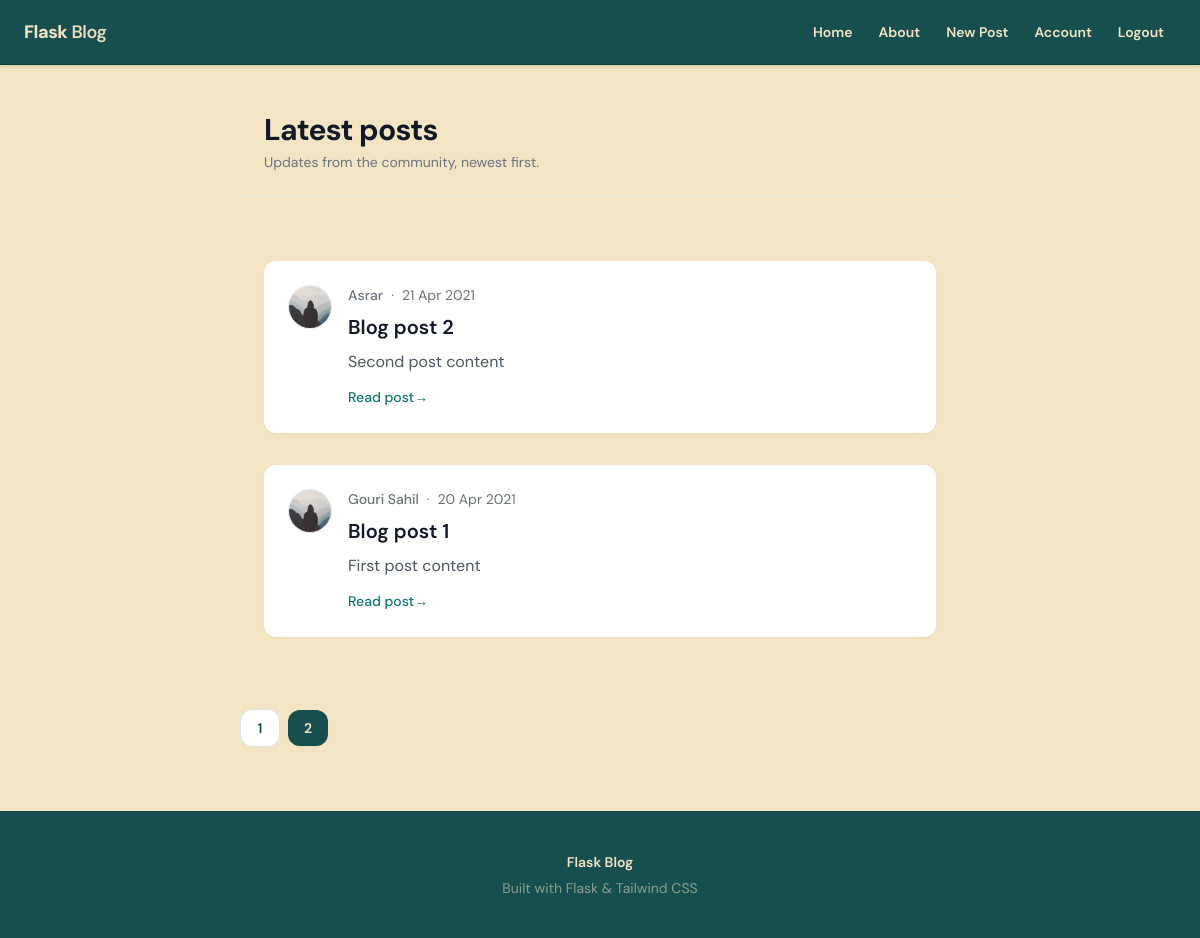
Page /home?page=2 (signed in) on the committed database.
### flaskblog/models.py (models this page shows, shortened)
class Post(db.Model):
    id = db.Column(db.Integer, primary_key=True)
    title = db.Column(db.String(100), nullable=False)
    date_posted = db.Column(db.DateTime, nullable=False, default=datetime.utcnow)
    content = db.Column(db.Text, nullable=False)
    user_id = db.Column(db.Integer, db.ForeignKey('user.id'), nullable=False)

class User(db.Model, UserMixin):
    id = db.Column(db.Integer, primary_key=True)
    username = db.Column(db.String(20), unique=True, nullable=False)
    email = db.Column(db.String(120), unique=True, nullable=False)
    image_file = db.Column(db.String(20), nullable=False, default='default.jpg')
    password = db.Column(db.String(60), nullable=False)
    posts = db.relationship('Post', backref='author', lazy=True)

### flaskblog/main/routes.py (the view)
@main.route("/")
@main.route("/home")
def home():
    page = request.args.get('page', 1, type=int)
    posts = Post.query.order_by(Post.date_posted.desc()).paginate(page=page, per_page=5)
    return render_template('home.html', posts=posts)

### flaskblog/models.py (called while the page is built)
@login_manager.user_loader
def load_user(user_id):
    return User.query.get(int(user_id))

### flaskblog/templates/home.html (shortened to what this page needs)
{% extends "layout.html" %}
{% block content %}
	<header class="max-w-4xl mx-auto px-6 mb-8 border-b border-gray-200 pb-6">
		<h1 class="text-2xl font-bold tracking-tight text-gray-900 sm:text-3xl">Latest posts</h1>
		<p class="mt-1 text-sm text-gray-500">Updates from the community, newest first.</p>
	</header>
	<div class="max-w-4xl mx-auto px-6 py-8 space-y-8">
		{% for post in posts.items %}
			<div class="bg-white rounded-xl shadow-sm hover:shadow-md transition p-6">
				<div class="flex gap-4">
					<a href="{{ url_for('users.user_posts', username=post.author.username) }}" class="shrink-0 self-start" aria-label="{{ post.author.username }} profile">
						<img class="h-11 w-11 rounded-full border border-gray-200 object-cover" src="{{ url_for('static', filename='profile_pics/' + post.author.image_file) }}" alt="">
					</a>
					<div class="min-w-0 flex-1">
						<div class="flex flex-wrap items-baseline gap-x-2 gap-y-0.5 text-sm text-gray-500">
							<a class="font-medium hover:text-gray-700 hover:underline" href="{{ url_for('users.user_posts', username=post.author.username) }}">{{ post.author.username }}</a>
							<span aria-hidden="true">·</span>
							<time class="tabular-nums" datetime="{{ post.date_posted.isoformat() }}">{{ post.date_posted.strftime('%d %b %Y') }}</time>
						</div>
						<h2 class="mt-2 text-xl font-semibold text-gray-900">
							<a class="hover:text-teal-800 transition" href="{{ url_for('posts.post', post_id=post.id) }}">{{ post.title }}</a>
						</h2>
						<p class="post-preview-content mt-2 line-clamp-4 text-gray-600 leading-relaxed">{{ post.content }}</p>
						<a href="{{ url_for('posts.post', post_id=post.id) }}" class="mt-3 inline-flex items-center text-sm text-teal-700 hover:text-teal-800 font-medium">Read post <span aria-hidden="true">→</span></a>
					</div>
				</div>
			</div>
		{% endfor %}
	</div>
	{% if posts.pages > 1 %}
		<nav class="mt-10 flex flex-wrap items-center justify-center gap-2 sm:justify-start" aria-label="Pagination">
			{% for page_num in posts.iter_pages(left_edge=1, right_edge=1, left_current=1, right_current=2) %}
				{% if page_num %}
					{% if posts.page == page_num %}
						<span class="inline-flex min-w-[2.5rem] items-center justify-center rounded-xl bg-forest px-3 py-2 text-sm font-semibold text-vanilla shadow-sm">{{ page_num }}</span>
					{% else %}
						<a class="inline-flex min-w-[2.5rem] items-center justify-center rounded-xl border border-forest/15 bg-white px-3 py-2 text-sm font-semibold text-forest transition hover:border-forest hover:bg-forest/5" href="{{ url_for('main.home', page=page_num) }}">{{ page_num }}</a>
					{% endif %}
				{% else %}
					<span class="px-1 text-forest/40" aria-hidden="true">…</span>
				{% endif %}
			{% endfor %}
		</nav>
	{% endif %}
{% endblock content %}

### flaskblog/templates/layout.html (style rules this page uses)
body.fb-ui { margin:0;min-height:100vh;display:flex;flex-direction:column;font-family:"DM Sans",system-ui,sans-serif;background-color:#F3E5C3;color:#174e4f;-webkit-font-smoothing:antialiased }

### rows in the picture
Post: image_file (placeholder picture), author.username "Asrar", date_posted "21 Apr 2021", title "Blog post 2", content "Second post content"
Post: image_file (placeholder picture), author.username "Gouri Sahil", date_posted "20 Apr 2021", title "Blog post 1", content "First post content"

### other values in the picture
{{ page_num }} "1"
{{ page_num }} "2"
